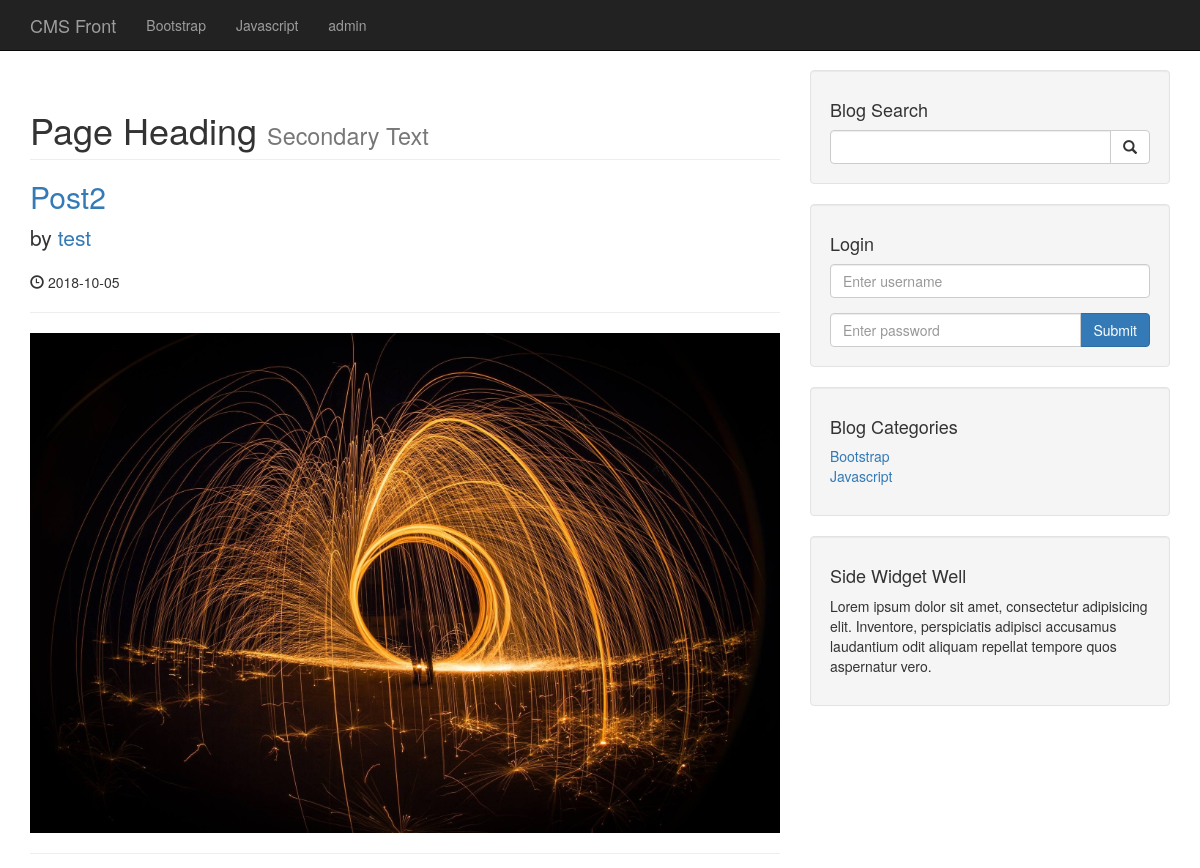
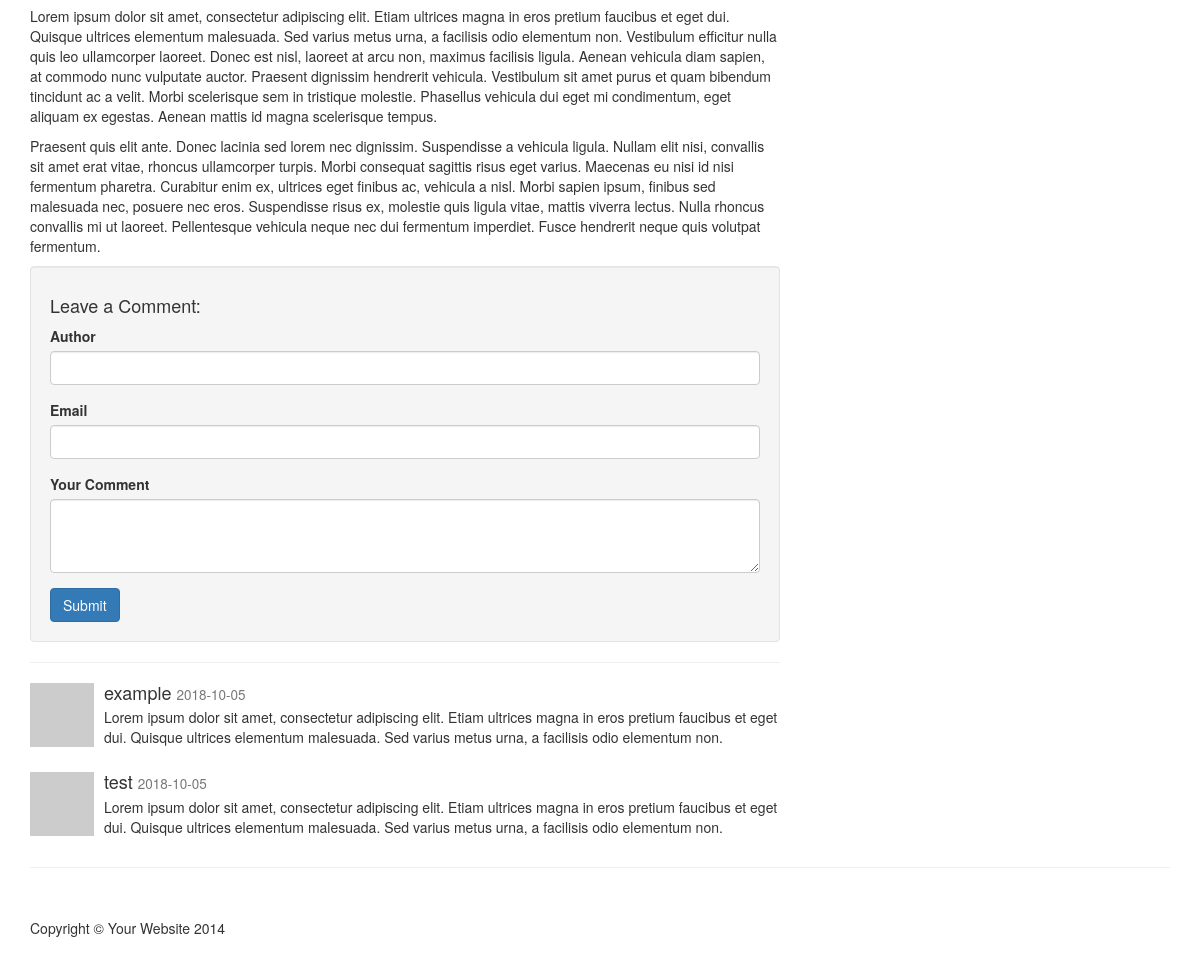
The page /post.php?p_id=30 on the database its author committed (2 pictures, top to bottom).
### tables this page shows
CREATE TABLE `category` (
  `cat_id` int(3) NOT NULL,
  `cat_title` varchar(255) NOT NULL
);

CREATE TABLE `posts` (
  `post_id` int(3) NOT NULL,
  `post_cat_id` int(3) NOT NULL,
  `post_title` varchar(255) NOT NULL,
  `post_author` varchar(255) NOT NULL,
  `post_date` date NOT NULL,
  `post_img` text NOT NULL,
  `post_content` text NOT NULL,
  `post_tags` varchar(255) NOT NULL,
  `post_com_count` int(11) NOT NULL,
  `post_status` varchar(255) NOT NULL DEFAULT 'draft',
  `post_views` int(11) NOT NULL
);

CREATE TABLE `comments` (
  `com_id` int(3) NOT NULL,
  `com_post_id` int(3) NOT NULL,
  `com_author` varchar(255) NOT NULL,
  `com_email` varchar(255) NOT NULL,
  `com_content` text NOT NULL,
  `com_status` varchar(255) NOT NULL,
  `com_date` date NOT NULL
);

### post.php (the view, shortened to what this page needs)
<?php include("inc/data.php"); ?>
<?php include("inc/header.php"); ?>
<?php include("inc/nav.php"); ?>
    <div class="container">
        <div class="row">
            <div class="col-md-8">
				<?php
					if(isset($_GET['p_id'])){
						$p_id = $_GET['p_id'];
						$query= "SELECT * FROM posts WHERE post_id = $p_id ";
						$one_posts= mysqli_query($connection, $query);
						while($row= mysqli_fetch_assoc($one_posts)){
							$post_title= $row['post_title'];
							$post_author= $row['post_author'];
							$post_date= $row['post_date'];
							$post_img= $row['post_img'];
							$post_content= $row['post_content'];
							?>
							<h1 class="page-header">
								Page Heading
								<small>Secondary Text</small>
							</h1>
							<h2>
								<a href="#"><?php echo $post_title; ?></a>
							</h2>
							<p class="lead">
								by <a href="index.php"><?php echo $post_author; ?></a>
							</p>
							<p><span class="glyphicon glyphicon-time"></span> <?php echo $post_date; ?></p>
							<hr>
							<img class="img-responsive" src="img/<?php echo $post_img; ?>" alt="">
							<hr>
							<p><?php echo $post_content; ?></p>
				<?php	}
					}else{
						header("Location: index.php");
					}
				 ?>
                <?php include "inc/comments.php"; ?>
            </div>
            <?php include('inc/sidebar.php'); ?>
        </div>
        <hr>
<?php include("inc/footer.php"); ?>

### inc/nav.php (shortened to what this page needs)
<nav class="navbar navbar-inverse navbar-fixed-top" role="navigation">
    <div class="container">
        <div class="navbar-header">
            <a class="navbar-brand" href="./index.php">CMS Front</a>
        </div>
        <div class="collapse navbar-collapse" id="bs-example-navbar-collapse-1">
            <ul class="nav navbar-nav">
	<?php
		$query= "SELECT * FROM category";
		$select_cat= mysqli_query($connection, $query);
		while($row= mysqli_fetch_assoc($select_cat)){
			$catt= $row['cat_title'];
			$id= $row['cat_id'];
			echo "<li><a href='category.php?category=$id'>{$catt}</a></li>";
		}
	?>
	<li><a href="admin">admin</a></li>
            </ul>
        </div>
    </div>
</nav>

### inc/comments.php (shortened to what this page needs)
            <div class="well">
                <h4>Leave a Comment:</h4>
                <form action="" method="post" role="form">
		<div class="form-group">
			<label for"com_author">Author</label>
                        <input class="form-control" type="text" name="com_author">
                    </div>
		<div class="form-group">
			<label for"com_email">Email</label>
                        <input class="form-control" type="email" name="com_email">
                    </div>
                    <div class="form-group">
			<label for"com">Your Comment</label>
                        <textarea class="form-control" rows="3" name="com_content"></textarea>
                    </div>
                    <button type="submit" name="create_com" class="btn btn-primary">Submit</button>
                </form>
            </div>
            <hr>
<?php
	if(isset($_GET['p_id'])){
		$id = $_GET['p_id'];
		$query = "SELECT * FROM comments WHERE com_post_id = $id ";
		$query .= "AND com_status = 'approved' ";
		$query .= "ORDER BY com_id DESC ";
		$show_post_comments = mysqli_query($connection, $query);
		while($row= mysqli_fetch_assoc($show_post_comments)){
			$author= $row['com_author'];
			$date= $row['com_date'];
			$content= $row['com_content'];
		?>
			<div class="media">
				<a class="pull-left" href="#">
					<img class="media-object" src="http://placehold.it/64x64" alt="">
				</a>
				<div class="media-body">
					<h4 class="media-heading"><?php echo $author; ?>
						<small><?php echo $date; ?></small>
					</h4>
					<p><?php echo $content; ?></p>
				</div>
			</div>
		<?php }
	}
?>

### inc/sidebar.php
        <div class="col-md-4">
            <div class="well">
                <h4>Blog Search</h4>
	<form action="search.php" method="post">
		<div class="input-group">
			<input name="search" type="text" class="form-control">
			<span class="input-group-btn">
				<button name="submit" class="btn btn-default" type="submit">
					<span class="glyphicon glyphicon-search"></span>
			</button>
			</span>
		</div>
	</form>
            </div>
            <div class="well">
                <h4>Login</h4>
	<form action="inc/login.php" method="post">
		<div class="form-group">
			<input name="username" type="text" class="form-control" placeholder= "Enter username">
		</div>
		<div class="input-group">
			<input name="password" type="password" class="form-control" placeholder= "Enter password">
			<span class="input-group-btn">
				<button class="btn btn-primary" name="login" type="submit">Submit</button>
			</span>
		</div>
	</form>
            </div>
            <div class="well">
<?php
	$query= "SELECT * FROM category ";
	$select_cat_side= mysqli_query($connection, $query);
?>
                <h4>Blog Categories</h4>
                <div class="row">
                    <div class="col-lg-12">
                        <ul class="list-unstyled">
                            <?php
					while($row= mysqli_fetch_assoc($select_cat_side)){
						$catt= $row['cat_title'];
						$id= $row['cat_id'];
						echo "<li><a href='category.php?category=$id'>{$catt}</a></li>";
					}
				?>
                        </ul>
                    </div>
                </div>
            </div>
            <div class="well">
	<h4>Side Widget Well</h4>
	<p>Lorem ipsum dolor sit amet, consectetur adipisicing elit.
	Inventore, perspiciatis adipisci accusamus laudantium odit aliquam repellat tempore quos aspernatur vero.</p>
</div>
        </div>

### css/blog-home.css (style rules this page uses)
body { padding-top: 70px; }

### rows shown on the page
category: cat_title "Bootstrap"
category: cat_title "Javascript"
posts: post_title "Post2", post_author "test", post_date "2018-10-05", post_img (picture), post_content "Lorem ipsum dolor sit amet, consectetur adipiscing elit. Etiam ultrices magna in eros pretium faucibus et eget dui. Quisque ultrices elementum malesuada. Sed varius metus urna, a facilisis odio elementum non. Vestibulum efficitur nulla quis leo ullamcorper laoreet. Donec est nisl, laoreet at arcu non, maximus facilisis ligula. Aenean vehicula diam sapien, at commodo nunc vulputate auctor. Praesent dignissim hendrerit vehicula. Vestibulum sit amet purus et quam bibendum tincidunt ac a velit. Morbi scelerisque sem in tristique molestie. Phasellus vehicula dui eget mi condimentum, eget aliquam ex egestas. Aenean mattis id magna scelerisque tempus. Praesent quis elit ante. Donec lacinia sed…"
comments: com_author "example", com_date "2018-10-05", com_content "Lorem ipsum dolor sit amet, consectetur adipiscing elit. Etiam ultrices magna in eros pretium faucibus et eget dui. Quisque ultrices elementum malesuada. Sed varius metus urna, a facilisis odio elementum non."
comments: com_author "test", com_date "2018-10-05", com_content "Lorem ipsum dolor sit amet, consectetur adipiscing elit. Etiam ultrices magna in eros pretium faucibus et eget dui. Quisque ultrices elementum malesuada. Sed varius metus urna, a facilisis odio elementum non."
